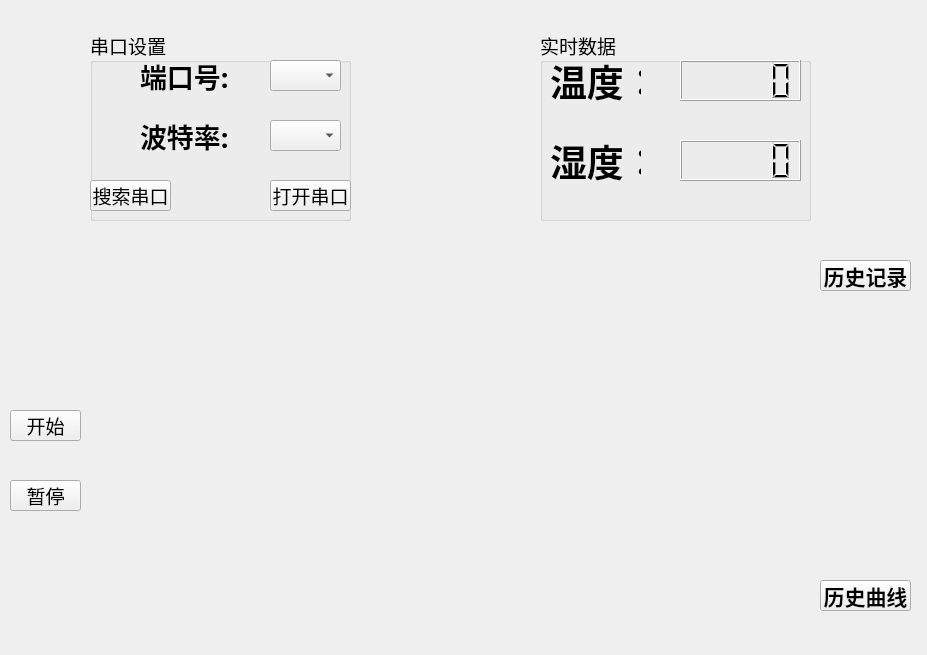
<?xml version="1.0" encoding="UTF-8"?>
<ui version="4.0">
 <class>Widget</class>
 <widget class="QWidget" name="Widget">
  <property name="geometry">
   <rect>
    <x>0</x>
    <y>0</y>
    <width>927</width>
    <height>655</height>
   </rect>
  </property>
  <property name="font">
   <font>
    <family>Agency FB</family>
    <pointsize>14</pointsize>
   </font>
  </property>
  <property name="windowTitle">
   <string>Widget</string>
  </property>
  <widget class="QGroupBox" name="groupBox">
   <property name="geometry">
    <rect>
     <x>540</x>
     <y>30</y>
     <width>271</width>
     <height>191</height>
    </rect>
   </property>
   <property name="title">
    <string>实时数据</string>
   </property>
   <widget class="QLabel" name="label">
    <property name="geometry">
     <rect>
      <x>10</x>
      <y>30</y>
      <width>91</width>
      <height>41</height>
     </rect>
    </property>
    <property name="font">
     <font>
      <family>Agency FB</family>
      <pointsize>28</pointsize>
      <weight>75</weight>
      <bold>true</bold>
     </font>
    </property>
    <property name="text">
     <string>温度：</string>
    </property>
   </widget>
   <widget class="QLabel" name="label_2">
    <property name="geometry">
     <rect>
      <x>10</x>
      <y>100</y>
      <width>91</width>
      <height>61</height>
     </rect>
    </property>
    <property name="font">
     <font>
      <family>Agency FB</family>
      <pointsize>28</pointsize>
      <weight>75</weight>
      <bold>true</bold>
     </font>
    </property>
    <property name="text">
     <string>湿度：</string>
    </property>
   </widget>
   <widget class="QLCDNumber" name="lcdNumber">
    <property name="geometry">
     <rect>
      <x>140</x>
      <y>30</y>
      <width>121</width>
      <height>41</height>
     </rect>
    </property>
   </widget>
   <widget class="QLCDNumber" name="lcdNumber_2">
    <property name="geometry">
     <rect>
      <x>140</x>
      <y>110</y>
      <width>121</width>
      <height>41</height>
     </rect>
    </property>
   </widget>
  </widget>
  <widget class="QGroupBox" name="groupBox_2">
   <property name="geometry">
    <rect>
     <x>90</x>
     <y>30</y>
     <width>261</width>
     <height>191</height>
    </rect>
   </property>
   <property name="title">
    <string>串口设置</string>
   </property>
   <widget class="QComboBox" name="comboBox">
    <property name="geometry">
     <rect>
      <x>180</x>
      <y>30</y>
      <width>71</width>
      <height>31</height>
     </rect>
    </property>
   </widget>
   <widget class="QLabel" name="label_3">
    <property name="geometry">
     <rect>
      <x>50</x>
      <y>30</y>
      <width>101</width>
      <height>31</height>
     </rect>
    </property>
    <property name="font">
     <font>
      <family>Agency FB</family>
      <pointsize>20</pointsize>
      <weight>75</weight>
      <bold>true</bold>
     </font>
    </property>
    <property name="text">
     <string>端口号:</string>
    </property>
   </widget>
   <widget class="QPushButton" name="openSerialBtn">
    <property name="geometry">
     <rect>
      <x>180</x>
      <y>150</y>
      <width>81</width>
      <height>31</height>
     </rect>
    </property>
    <property name="text">
     <string>打开串口</string>
    </property>
   </widget>
   <widget class="QPushButton" name="searchSerialBtn">
    <property name="geometry">
     <rect>
      <x>0</x>
      <y>150</y>
      <width>81</width>
      <height>31</height>
     </rect>
    </property>
    <property name="text">
     <string>搜索串口</string>
    </property>
   </widget>
   <widget class="QLabel" name="label_4">
    <property name="geometry">
     <rect>
      <x>50</x>
      <y>85</y>
      <width>91</width>
      <height>41</height>
     </rect>
    </property>
    <property name="font">
     <font>
      <pointsize>20</pointsize>
      <weight>75</weight>
      <bold>true</bold>
     </font>
    </property>
    <property name="text">
     <string>波特率:</string>
    </property>
   </widget>
   <widget class="QComboBox" name="comboBox_2">
    <property name="geometry">
     <rect>
      <x>180</x>
      <y>90</y>
      <width>71</width>
      <height>31</height>
     </rect>
    </property>
   </widget>
  </widget>
  <widget class="QPushButton" name="pushButton">
   <property name="geometry">
    <rect>
     <x>820</x>
     <y>260</y>
     <width>91</width>
     <height>31</height>
    </rect>
   </property>
   <property name="font">
    <font>
     <family>Agency FB</family>
     <pointsize>16</pointsize>
     <weight>75</weight>
     <bold>true</bold>
    </font>
   </property>
   <property name="text">
    <string>历史记录</string>
   </property>
  </widget>
  <widget class="QPushButton" name="pushButton_5">
   <property name="geometry">
    <rect>
     <x>820</x>
     <y>580</y>
     <width>91</width>
     <height>31</height>
    </rect>
   </property>
   <property name="font">
    <font>
     <pointsize>16</pointsize>
     <weight>75</weight>
     <bold>true</bold>
    </font>
   </property>
   <property name="text">
    <string>历史曲线</string>
   </property>
  </widget>
  <widget class="QChartView" name="widget" native="true">
   <property name="geometry">
    <rect>
     <x>90</x>
     <y>259</y>
     <width>721</width>
     <height>351</height>
    </rect>
   </property>
  </widget>
  <widget class="QPushButton" name="startBtn">
   <property name="geometry">
    <rect>
     <x>10</x>
     <y>410</y>
     <width>71</width>
     <height>31</height>
    </rect>
   </property>
   <property name="text">
    <string>开始</string>
   </property>
  </widget>
  <widget class="QPushButton" name="pauseBtn">
   <property name="geometry">
    <rect>
     <x>10</x>
     <y>480</y>
     <width>71</width>
     <height>31</height>
    </rect>
   </property>
   <property name="text">
    <string>暂停</string>
   </property>
  </widget>
 </widget>
 <customwidgets>
  <customwidget>
   <class>QChartView</class>
   <extends>QWidget</extends>
   <header>qchartview.h</header>
   <container>1</container>
  </customwidget>
 </customwidgets>
 <resources/>
 <connections/>
</ui>
